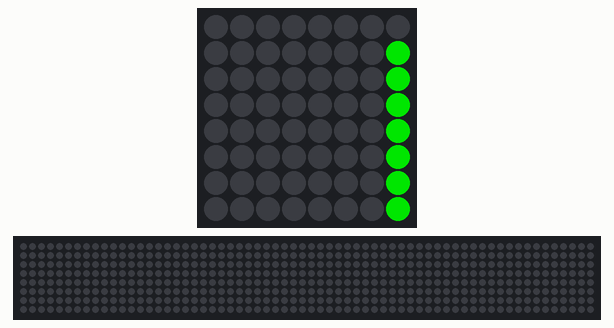
Bench run of a program on a simulated Raspberry Pi (BCM pin numbers) with a Sense HAT. On the bench: the Sense HAT's 8×8 RGB LED matrix, a strip that is not on the board, showing the scrolling text unrolled. Dim RGB values are drawn brighter than linear; the 64×8 strip is a reading aid, not a part: it shows the text the matrix is scrolling, unrolled, one strip-width of it at a time. At 8.1 s the program stops and its outputs stay as they are.

Above: at 0.17 s.
At 0.87 s:
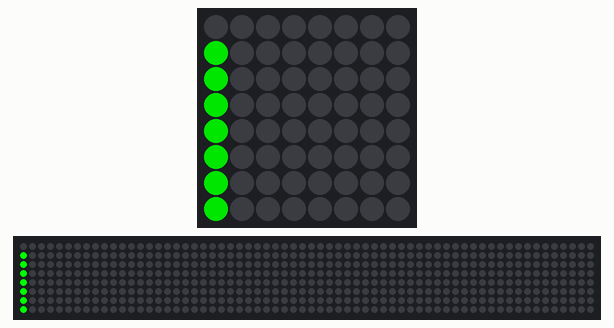
At 1.88 s:
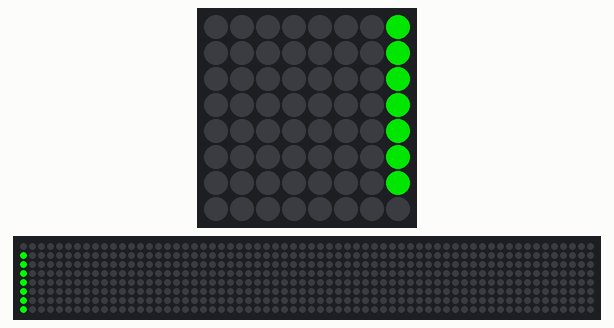
At 4.2 s:
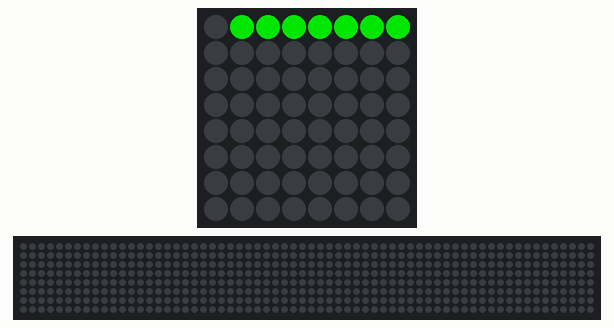
At 5.91 s:
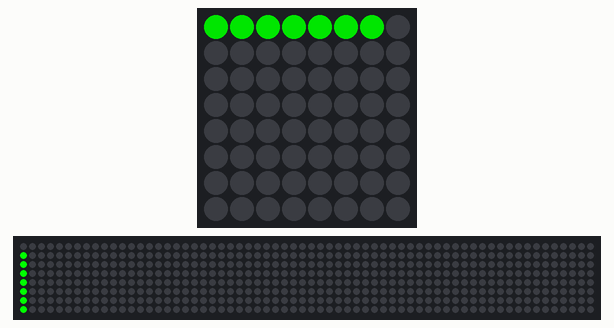
At 8.03 s:
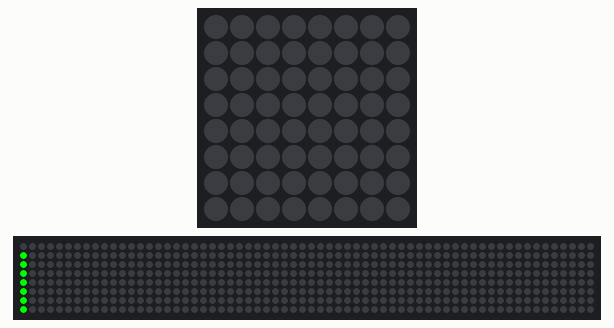

The program:

bounce4.py
```python
# Talk to the SenseHat
from sense_hat import SenseHat
sense = SenseHat()

# Color Constants

r = (255, 0, 0) # Red
g = (0, 255, 0) # Green
b = (0, 0, 255) # Blue

# Configure Sense Hat LED Matrix
sense.low_light=True

# Green =================
sense.set_rotation(0)
sense.show_message("|", text_colour=g)

sense.set_rotation(180)
sense.show_message("|", text_colour=g)

sense.set_rotation(0)
sense.show_message("|", text_colour=g)

sense.set_rotation(180)
sense.show_message("|", text_colour=g)

sense.set_rotation(270)
sense.show_message("|", text_colour=g)

sense.set_rotation(90)
sense.show_message("|", text_colour=g)

sense.set_rotation(270)
sense.show_message("|", text_colour=g)

sense.set_rotation(90)
sense.show_message("|", text_colour=g)
```
